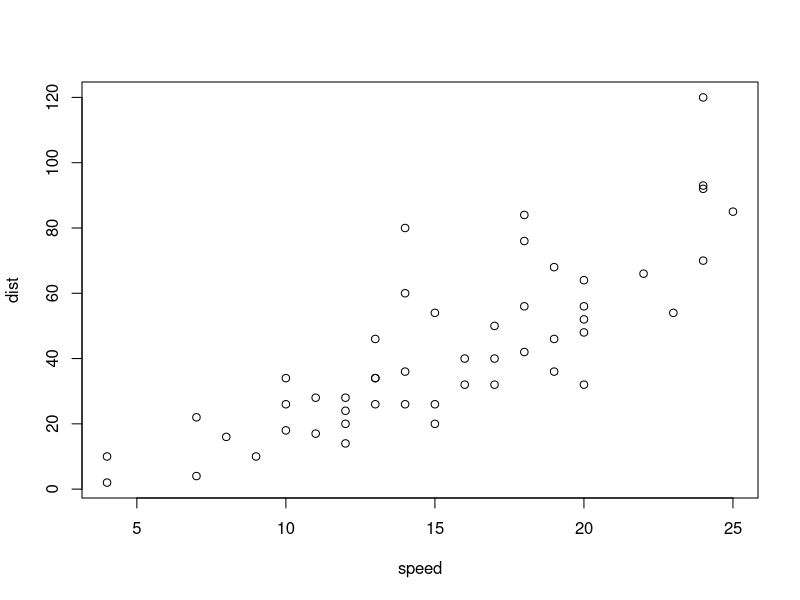
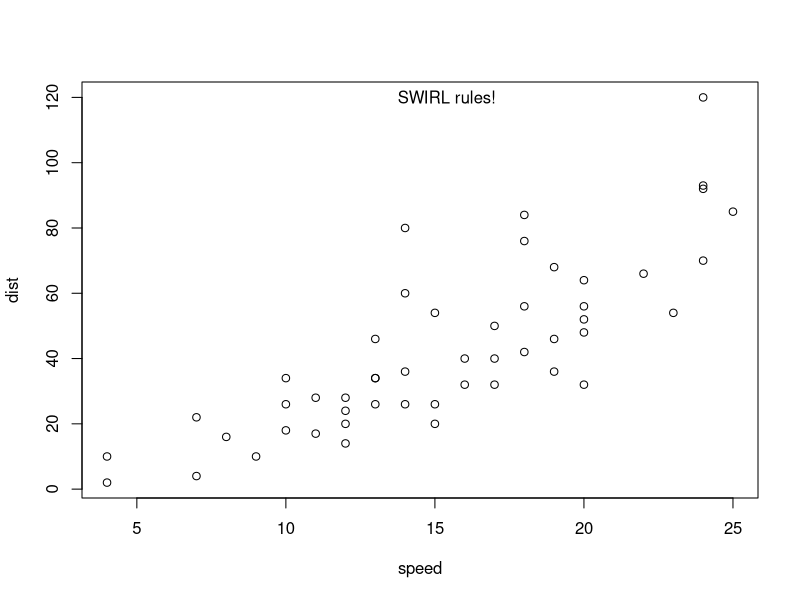
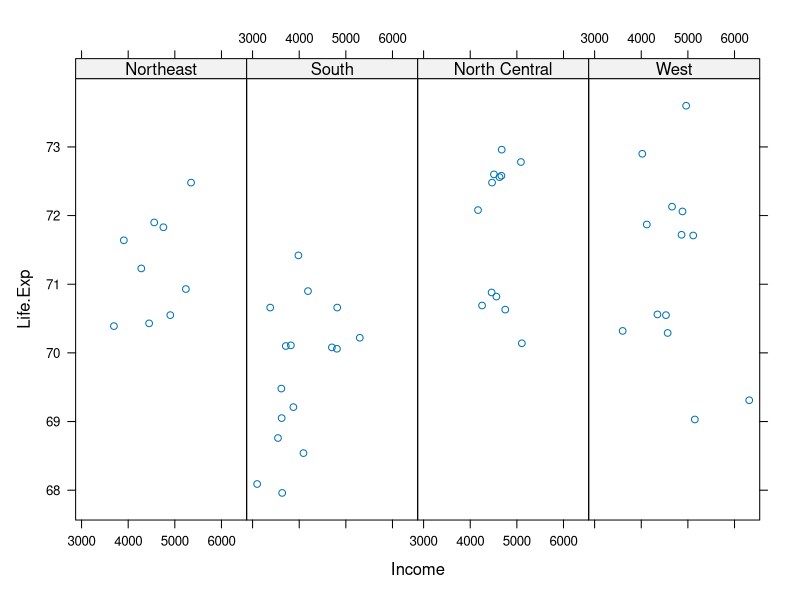
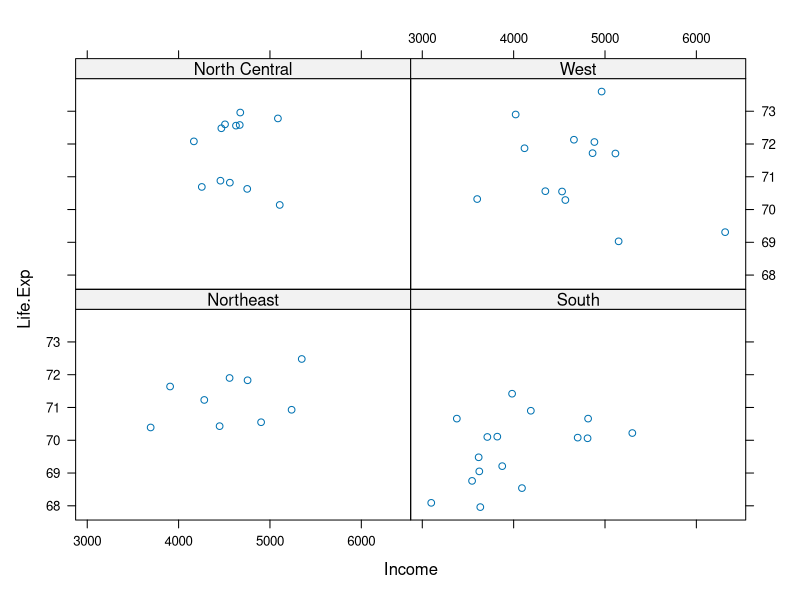
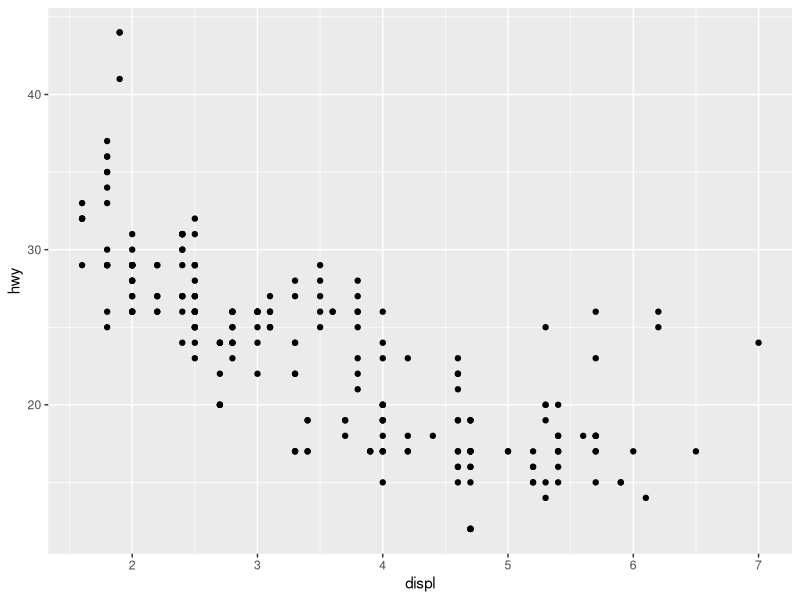

R code for these plots, in order:
## ---- chunk 1
"You can't go back once a plot has started"
## ---- chunk 2
data(cars)
## ---- chunk 3
head(cars)
## ---- chunk 4
with(cars, plot(speed, dist))
## ---- chunk 5
with(cars, plot(speed, dist))
text(mean(cars$speed), max(cars$dist), "SWIRL rules!")
## ---- chunk 6
state <- data.frame(state.x77, region = state.region)
## ---- chunk 7
head(state)
## ---- chunk 8
table(state$region)
## ---- chunk 9
library(lattice) 
xyplot(Life.Exp ~ Income | region, data = state, layout = c(4, 1))
## ---- chunk 10
"South"
## ---- chunk 11
xyplot(Life.Exp ~ Income | region, data = state, layout = c(2,2))
## ---- chunk 12
library(ggplot2)
data(mpg)
## ---- chunk 13
head(mpg)
## ---- chunk 14
dim(mpg)
## ---- chunk 15
table(mpg$model)
## ---- chunk 16
qplot(displ, hwy, data = mpg)
## ---- chunk 17
"base"
## ---- chunk 18
"lattice"
## ---- chunk 19
"ggplot2"
## ---- chunk 20
"ggplot2"
## ---- chunk 21
"lattice"
## ---- chunk 22
"Winsor&Newton"
